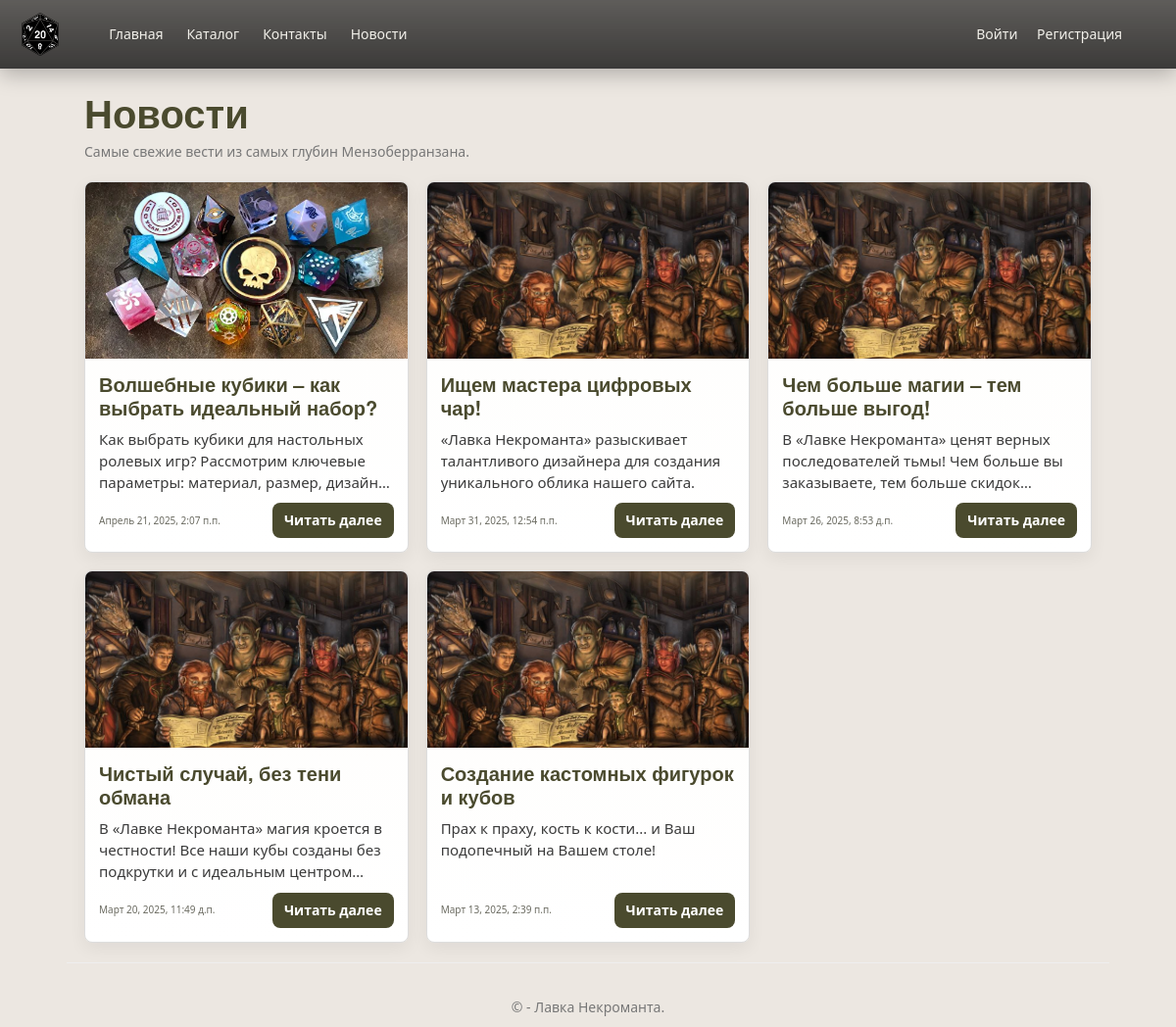
Screenshot of /blog/ with the database file from the repository.
### app/models.py (models this page shows, shortened)
class Blog(models.Model):
    title = models.CharField(max_length=100, unique_for_date="posted", verbose_name="Заголовок")
    description = models.TextField(verbose_name="Краткое содержание")
    content = models.TextField(verbose_name="Полное содержание")
    posted = models.DateTimeField(default=datetime.now, db_index=True, verbose_name="Опубликована")
    author = models.ForeignKey(User, null=True, blank=True, on_delete = models.SET_NULL, verbose_name = "Автор")
    image = models.FileField(default = 'temp.jpg', verbose_name = "Путь к картинке")
    class Meta:
        db_table = "Posts"
        ordering = ["-posted"]
        verbose_name = "статья блога"
        verbose_name_plural = "статьи блога"

### app/views.py (the view)
# urls.py: path('blog/', views.blog_list, name='blog_list'),
def blog_list(request):
     posts = Blog.objects.all()
     return render(request, 'app/blog_list.html', {'posts': posts, 'title':'Новости'})

### app/templates/app/blog_list.html (shortened to what this page needs)
{% extends 'app/layout.html' %}
{% load static %}
{% block content %}
<div class="container body-content">
    <header class="news-header">
        <h1>Новости</h1>
        <p class="muted">Самые свежие вести из самых глубин Мензоберранзана.</p>
    </header>
    <main class="news-grid" aria-live="polite">
        {% for post in posts %}
        <article class="news-card" role="article" aria-labelledby="post-{{ post.id }}-title">
            <a href="{% url 'blog_detail' post.id %}" class="news-media" aria-hidden="true">
                {% if post.image %}
                <img class="news-thumb" src="{{ post.image.url }}" alt="{{ post.title }}">
                {% else %}
                <div class="news-thumb placeholder" aria-hidden="true"></div>
                {% endif %}
            </a>
            <div class="news-body">
                <h2 id="post-{{ post.id }}-title" class="news-title">
                    <a href="{% url 'blog_detail' post.id %}">{{ post.title }}</a>
                </h2>
                <p class="news-excerpt">{{ post.description|truncatewords:30 }}</p>
                <div class="news-footer">
                    <p class="date meta"><time datetime="{{ post.posted }}">{{ post.posted }}</time></p>
                    <a href="{% url 'blog_detail' post.id %}" class="btn btn-primary read-more" aria-label="Читать {{ post.title }}">Читать далее</a>
                </div>
            </div>
        </article>
        {% empty %}
        <p>Пока нет новостей.</p>
        {% endfor %}
    </main>
</div>
{% endblock %}

### app/static/app/content/site.css (style rules this page uses)
:root { --bg: #ece7e1; --text: #3b3b3b; --heading: #4a4a2e; --accent-start: #d4af37; --accent-end: #85754e; --olive: #4a4a2e; --olive-2: #5c5c3a; --muted: #6b6b61; --panel-bg: #fefdfb; --border: #ddd; --success: #2e8b57; --danger: #b94a48; --radius: 8px; --shadow: 0 6px 18px rgba(0,0,0,0.06); --glass: rgba(255,255,255,0.7); }
* { box-sizing: border-box; }
html, body { height: 100%; }
body { background-color: var(--bg); color: var(--text); font-family: 'Segoe UI', Tahoma, Geneva, Verdana, sans-serif; padding-top: 80px; padding-bottom: 40px; line-height: 1.5; -webkit-font-smoothing: antialiased; -moz-osx-font-smoothing: grayscale; }
h1, h2, h3, h4, h5 { color: var(--heading); font-weight: 700; margin-top: 0; margin-bottom: 0.6rem; line-height: 1.15; }
.container.body-content, .body-content { padding-left: 18px; padding-right: 18px; max-width: 1100px; margin: 0 auto; }
.btn { border-radius: 6px; font-weight: 600; padding: 8px 14px; transition: transform .12s ease, box-shadow .12s ease, background-color .12s ease; }
.btn-primary, .save { background-color: var(--olive); color: white; border: 0; }
.muted { color: #777; }
a { color: var(--olive); }
.news-header { text-align: left; margin: 12px 0 20px 0; }
.news-header h1 { font-size: 40px; margin-bottom: 6px; color: var(--heading); }
.news-grid { display: grid; grid-template-columns: repeat(auto-fit, minmax(300px, 1fr)); gap: 18px; align-items: start; }
.news-card { display: flex; flex-direction: column; height: 100%; background: linear-gradient(180deg, var(--panel-bg), #fff); border: 1px solid var(--border); border-radius: var(--radius); overflow: hidden; box-shadow: var(--shadow); transition: transform .14s ease, box-shadow .14s ease; }
.news-media { display: block; width: 100%; overflow: hidden; background: linear-gradient(180deg, rgba(0,0,0,0.02), rgba(0,0,0,0.01)); text-decoration: none; }
.news-thumb { width: 100%; height: 180px; object-fit: cover; display: block; }
.news-body { padding: 14px; display: flex; flex-direction: column; gap: 10px; flex: 1 1 auto; }
.news-title { margin: 0; font-size: 20px; line-height: 1.2; }
.news-title a { color: var(--heading); text-decoration: none; }
.news-excerpt { color: var(--text); margin: 0; font-size: 15px; line-height: 1.45; display: -webkit-box; -webkit-line-clamp: 3; -webkit-box-orient: vertical; overflow: hidden; text-overflow: ellipsis; min-height: 3.6em; }
.news-footer { margin-top: auto; display: flex; align-items: center; justify-content: space-between; gap: 12px; }
.news-footer .meta { color: var(--muted); font-size: 10px; margin: 0; white-space: nowrap; }
.read-more { padding: 8px 12px; border-radius: 8px; font-weight: 700; white-space: nowrap; }

### rows the page displays
Blog: image (picture), title "Волшебные кубики – как выбрать идеальный набор?", description "Как выбрать кубики для настольных ролевых игр? Рассмотрим ключевые параметры: материал, размер,…", posted "Апрель 21, 2025, 2:07 п.п."
Blog: image (picture), title "Ищем мастера цифровых чар!", description "«Лавка Некроманта» разыскивает талантливого дизайнера для создания уникального облика нашего сайта.", posted "Март 31, 2025, 12:54 п.п."
Blog: image (picture), title "Чем больше магии – тем больше выгод!", description "В «Лавке Некроманта» ценят верных последователей тьмы! Чем больше вы заказываете, тем больше…", posted "Март 26, 2025, 8:53 д.п."
Blog: image (picture), title "Чистый случай, без тени обмана", description "В «Лавке Некроманта» магия кроется в честности! Все наши кубы созданы без подкрутки и с идеальным…", posted "Март 20, 2025, 11:49 д.п."
Blog: image (picture), title "Создание кастомных фигурок и кубов", description "Прах к праху, кость к кости... и Ваш подопечный на Вашем столе!", posted "Март 13, 2025, 2:39 п.п."
